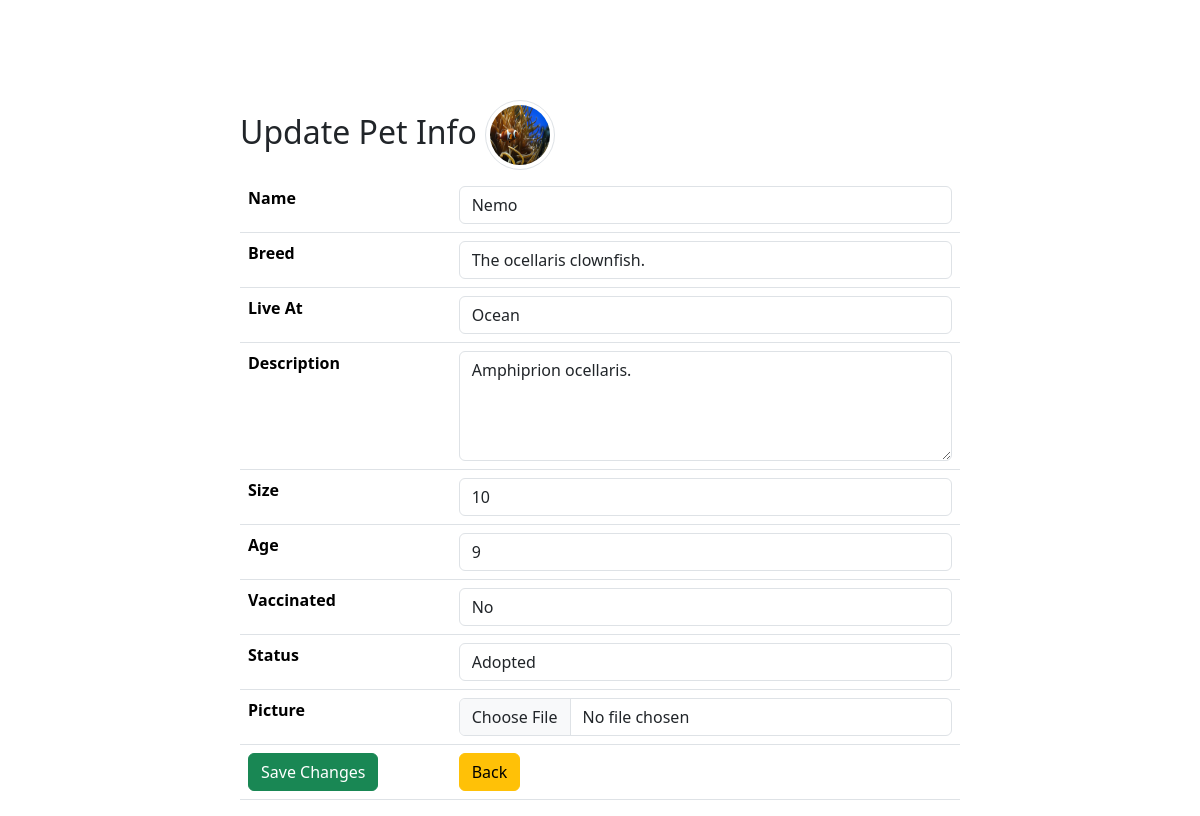
Page /products/update.php?id=5 (signed in) on the committed database.
### tables this page shows
CREATE TABLE `animals` (
  `name` varchar(50) NOT NULL,
  `live_at` varchar(255) NOT NULL,
  `description` text NOT NULL,
  `size` int(11) NOT NULL,
  `age` int(11) NOT NULL,
  `vaccinated` enum('yes','no') NOT NULL,
  `breed` varchar(255) NOT NULL,
  `status` enum('adopted','available') NOT NULL DEFAULT 'available',
  `picture` varchar(255) DEFAULT NULL,
  `id` int(11) NOT NULL
);

### products/update.php (the view, shortened to what this page needs)
<?php
require_once '../includes/db_connect.php';
if ($_GET['id']) {
    $id = $_GET['id'];
    $sql = "SELECT * FROM animals WHERE id = {$id}";
    $result = mysqli_query($connect, $sql);
    if (mysqli_num_rows($result) == 1) {
        $data = mysqli_fetch_assoc($result);
        $name = $data['name'];
        $breed = $data['breed'];
        $picture = $data['picture'];
        $live_at = $data['live_at'];
        $size = $data['size'];
        $age = $data['age'];
        $vaccinated = $data['vaccinated'];
        $status = $data['status'];
        $description = $data['description'];
    } else {
        echo "error";
    }
} else {
    echo "error";
}
?>
<!DOCTYPE html>
<html>
<head>
    <?php require_once '../includes/bootstrap.php' ?>
</head>
<body>
    <fieldset>
        <legend class='h2'>Update Pet Info <img class='img-thumbnail rounded-circle'
                src='../pictures/<?php echo $picture ?>' alt="<?php echo $name ?>"></legend>
        <form action="../actions/update.php" method="POST" enctype="multipart/form-data">
            <table class="table">
                <tr>
                    <th>Name</th>
                    <td><input class="form-control" type="text" name="name" placeholder="Pet Name"
                            value="<?php echo $name ?>" /></td>
                </tr>
                <tr>
                    <th>Breed</th>
                    <td><input class="form-control" type="text" name="breed" placeholder="Breed"
                            value="<?php echo $breed ?>" /></td>
                </tr>
                <tr>
                    <th>Live At</th>
                    <td><input value="<?php echo $live_at ?>" class='form-control' type="text" name="live_at"
                            placeholder="Pets Adress" /></td>
                </tr>
                <tr>
                    <th>Description</th>
                    <td><textarea class='form-control' type="text" name="description" placeholder="Description"
                            rows="4"><?php echo $description ?></textarea></td>
                </tr>
                <tr>
                    <th>Size</th>
                    <td><input value="<?php echo $size ?>" class='form-control' type="number" name="size"
                            placeholder="Size in cm" /></td>
                </tr>
                <tr>
                    <th>Age</th>
                    <td><input value="<?php echo $age ?>" class='form-control' type="number" name="age"
                            placeholder="Age" /></td>
                </tr>
                <tr>
                    <th>Vaccinated</th>
                    <td>
                        <select name="vaccinated" class="form-control">
                            <optgroup>
                                <option <?php if ($vaccinated == 'no') {
                                            echo 'selected';
                                        } ?> value="no">No</option>
                            </optgroup>
                        </select>
                    </td>
                </tr>
                <tr>
                    <th>Status</th>
                    <td>
                        <select name="status" class="form-control">
                            <optgroup>
                                <option <?php if ($status == 'adopted') {
                                            echo 'selected';
                                        } ?> value="adopted">Adopted</option>
                            </optgroup>
                        </select>
                    </td>
                </tr>
                <tr>
                    <th>Picture</th>
                    <td><input class="form-control" type="file" name="picture" /></td>
                </tr>
                <tr>
                    <td><button class="btn btn-success" type="submit">Save Changes</button></td>
                    <td><a href="../pages/dashboard.php"><button class="btn btn-warning"
                                type="button">Back</button></a></td>
                </tr>
            </table>
        </form>
    </fieldset>
</body>
</html>

### products/update.php (style rules this page uses)
fieldset { margin: auto; margin-top: 100px; width: 60%; }
.img-thumbnail { width: 70px !important; height: 70px !important; }

### rows in the picture
animals: picture (picture), name "Nemo", breed "The ocellaris clownfish.", live_at "Ocean", description "Amphiprion ocellaris.", size "10", age "9", vaccinated "No", status "Adopted"
